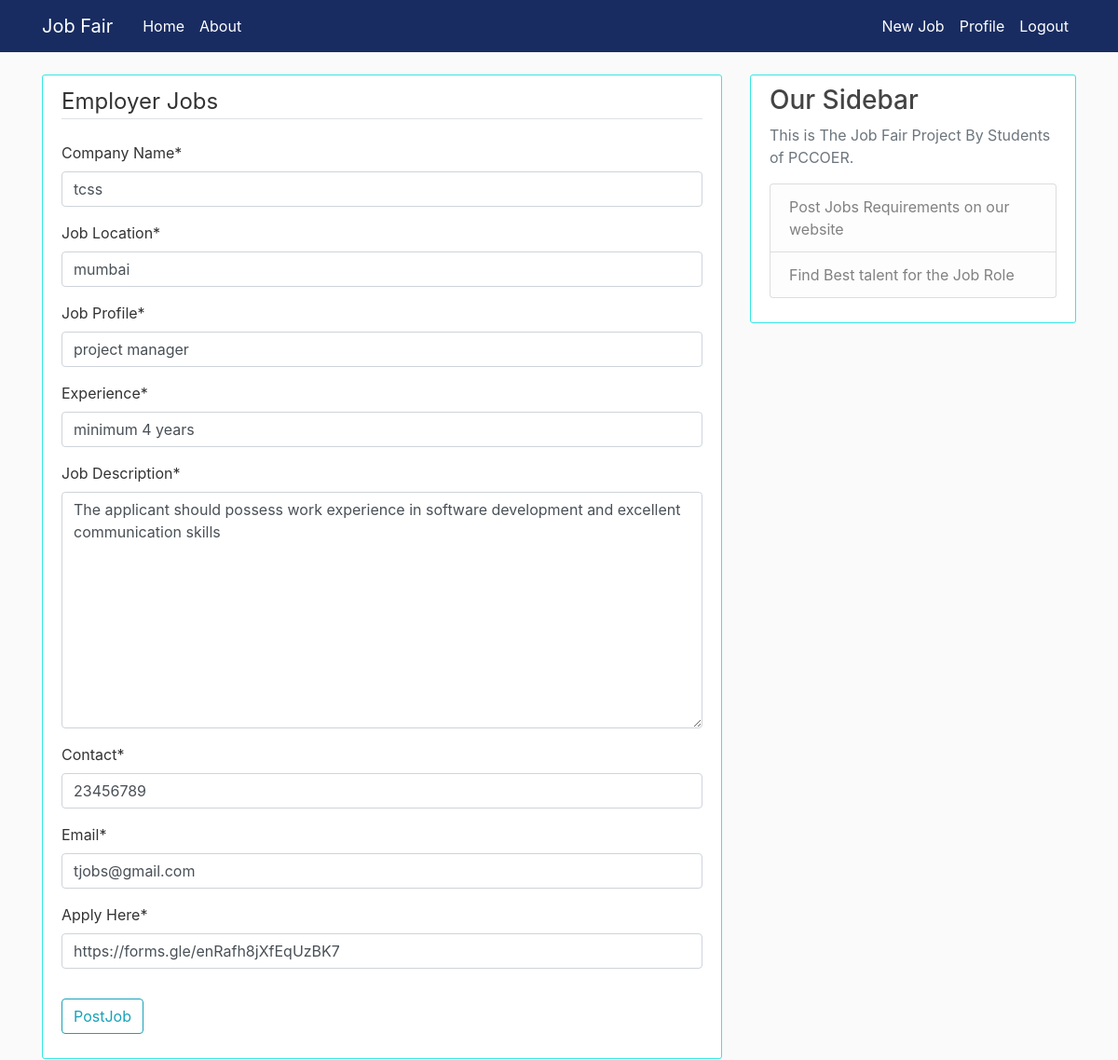
The page /jobs/10/update (signed in) on the database its author committed.
### employer/models.py (models this page shows, shortened)
class Jobs(models.Model):
    companyname = models.CharField(max_length=100)
    dateposted = models.DateTimeField(default=timezone.now)
    jobprofile = models.CharField(max_length=80)
    jobplace = models.CharField(max_length=50)
    experience = models.CharField(max_length=30)
    jobdescription = models.TextField(max_length=400)
    contact = models.IntegerField(null=True)
    email = models.EmailField(max_length=30,null=True)
    author = models.ForeignKey(User, on_delete=models.CASCADE)
    applyHere = models.CharField(max_length=700,null=True)

### employer/views.py (the view, shortened to what this page needs)
# urls.py: path('jobs/<int:pk>/update', JobsUpdateView.as_view(), name='jobs-update'),
class JobsUpdateView(LoginRequiredMixin, UserPassesTestMixin, UpdateView):
    model = Jobs
    form_class = JobForm
    success_url = '/'
    def test_func(self):
        jobs = self.get_object()
        if self.request.user == jobs.author:
            return True
        return False

### employer/forms.py
class JobForm(forms.ModelForm):
    class Meta:
        model = Jobs
        fields = ['companyname', 'jobplace', 'jobprofile', 'experience', 'jobdescription','contact','email','applyHere']
        labels = {
            'companyname': 'Company Name', 'jobplace': 'Job Location', 'jobprofile': 'Job Profile', 'applyHere': 'Apply Here', 'jobdescription':'Job Description'
        }

### employer/templates/employer/jobs_form.html (shortened to what this page needs)
{% extends "employer/base.html" %}
{% load crispy_forms_tags %}
{% block content %}
    <div class="content-section">
        <form method="POST">
            <fieldset class="form-group">
                <legend class="border-bottom mb-4">Employer Jobs</legend>
                {{ form|crispy  }}
            </fieldset>
            <div class="form-group">
                <button class="btn btn-outline-info" type="submit" name="postjob"> PostJob</button>
            </div>
        </form>
    </div>
{% endblock content %}

### employer/static/employer/main.css (style rules this page uses)
body { background: #fafafa; color: #333333; margin-top: 5rem; }
.content-section { background: #ffffff; padding: 10px 20px; border: 1px solid #34e7e4; border-radius: 3px; margin-bottom: 20px; }

### rows shown on the page
Jobs: companyname "tcss", jobplace "mumbai", jobprofile "project manager", experience "minimum 4 years", jobdescription "The applicant should possess work experience in software development and excellent communication skills", contact "23456789", email "tjobs@gmail.com", applyHere "https://forms.gle/enRafh8jXfEqUzBK7"
